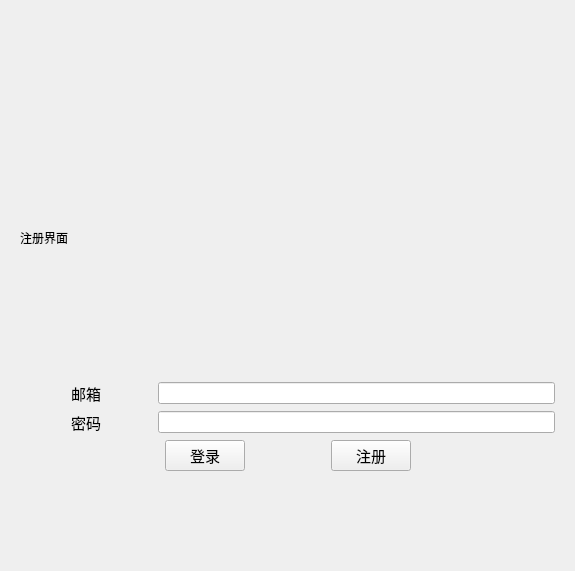
<?xml version="1.0" encoding="UTF-8"?>
<ui version="4.0">
 <class>wight</class>
 <widget class="QWidget" name="wight">
  <property name="geometry">
   <rect>
    <x>0</x>
    <y>0</y>
    <width>575</width>
    <height>571</height>
   </rect>
  </property>
  <property name="windowTitle">
   <string>Form</string>
  </property>
  <layout class="QVBoxLayout" name="verticalLayout_2">
   <item>
    <spacer name="verticalSpacer">
     <property name="orientation">
      <enum>Qt::Vertical</enum>
     </property>
     <property name="sizeType">
      <enum>QSizePolicy::Fixed</enum>
     </property>
     <property name="sizeHint" stdset="0">
      <size>
       <width>20</width>
       <height>80</height>
      </size>
     </property>
    </spacer>
   </item>
   <item>
    <widget class="QWidget" name="widget" native="true">
     <layout class="QVBoxLayout" name="verticalLayout">
      <item>
       <layout class="QVBoxLayout" name="verticalLayout_3">
        <item>
         <widget class="QLabel" name="label_3">
          <property name="text">
           <string>注册界面</string>
          </property>
         </widget>
        </item>
       </layout>
      </item>
      <item>
       <layout class="QHBoxLayout" name="horizontalLayout" stretch="1,3">
        <item>
         <widget class="QLabel" name="label">
          <property name="font">
           <font>
            <pointsize>11</pointsize>
           </font>
          </property>
          <property name="text">
           <string>邮箱</string>
          </property>
          <property name="alignment">
           <set>Qt::AlignCenter</set>
          </property>
         </widget>
        </item>
        <item>
         <widget class="QLineEdit" name="emailEdit"/>
        </item>
       </layout>
      </item>
      <item>
       <layout class="QHBoxLayout" name="horizontalLayout_2" stretch="1,3">
        <item>
         <widget class="QLabel" name="label_2">
          <property name="font">
           <font>
            <pointsize>11</pointsize>
           </font>
          </property>
          <property name="text">
           <string>密码</string>
          </property>
          <property name="alignment">
           <set>Qt::AlignCenter</set>
          </property>
         </widget>
        </item>
        <item>
         <widget class="QLineEdit" name="pwdEdit"/>
        </item>
       </layout>
      </item>
      <item>
       <layout class="QHBoxLayout" name="horizontalLayout_4">
        <item>
         <spacer name="horizontalSpacer_2">
          <property name="orientation">
           <enum>Qt::Horizontal</enum>
          </property>
          <property name="sizeHint" stdset="0">
           <size>
            <width>40</width>
            <height>20</height>
           </size>
          </property>
         </spacer>
        </item>
        <item>
         <widget class="QPushButton" name="loginBtn">
          <property name="font">
           <font>
            <pointsize>11</pointsize>
           </font>
          </property>
          <property name="text">
           <string>登录</string>
          </property>
         </widget>
        </item>
        <item>
         <spacer name="horizontalSpacer">
          <property name="orientation">
           <enum>Qt::Horizontal</enum>
          </property>
          <property name="sizeType">
           <enum>QSizePolicy::Fixed</enum>
          </property>
          <property name="sizeHint" stdset="0">
           <size>
            <width>80</width>
            <height>20</height>
           </size>
          </property>
         </spacer>
        </item>
        <item>
         <widget class="QPushButton" name="registerBtn">
          <property name="font">
           <font>
            <pointsize>11</pointsize>
           </font>
          </property>
          <property name="text">
           <string>注册</string>
          </property>
         </widget>
        </item>
        <item>
         <spacer name="horizontalSpacer_3">
          <property name="orientation">
           <enum>Qt::Horizontal</enum>
          </property>
          <property name="sizeHint" stdset="0">
           <size>
            <width>40</width>
            <height>20</height>
           </size>
          </property>
         </spacer>
        </item>
       </layout>
      </item>
      <item>
       <spacer name="verticalSpacer_2">
        <property name="orientation">
         <enum>Qt::Vertical</enum>
        </property>
        <property name="sizeType">
         <enum>QSizePolicy::Fixed</enum>
        </property>
        <property name="sizeHint" stdset="0">
         <size>
          <width>20</width>
          <height>80</height>
         </size>
        </property>
       </spacer>
      </item>
     </layout>
    </widget>
   </item>
  </layout>
 </widget>
 <resources/>
 <connections/>
</ui>
